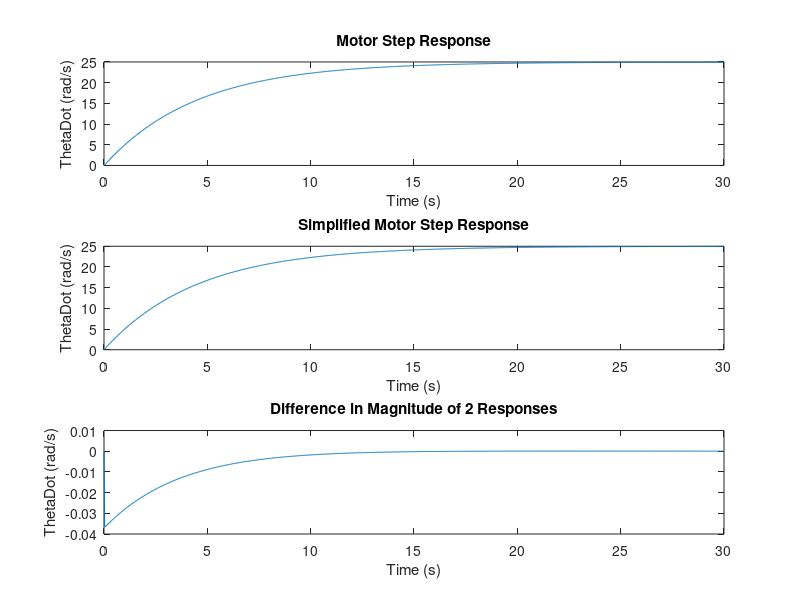

This figure's MATLAB source: (Note: this script raises an error after producing the figure.)
%% Part 1 - LTI System Representations and Conversions

% DECLARE VARIABLES FOR LAB
La = 0.02;
Ra = 3;
Ke = 0.01;
Kt = 0.01;
I = 6e-4;
b = 1e-4;

A = [0 1 0; 0 -b/I Kt/I; 0 -Ke/La -Ra/La];
B = [0; 0; 1/La];
C = [0 1 0];
D = 0;

A1 = [0 1; 0 -(b + (Ke*Kt)/Ra)/I];
B1 = [0; Kt/(Ra*I)];
C1 = [0 1];
D1 = 0;

motor = ss(A,B,C,D);
motor_simplified = ss(A1,B1,C1,D1);
G_motor = tf(motor)
G_motor_simplified = tf(motor_simplified)
zpk_motor = zpk(motor)

[z,p,k] = zpkdata(zpk_motor);
poles = cell2mat(p)

[num,den] = tfdata(G_motor);
num = cell2mat(num)
den = cell2mat(den)

[num1,den1] = tfdata(G_motor_simplified);
num1 = cell2mat(num1)
den1 = cell2mat(den1)

%{
grid on
bode(G_motor)
grid

The poles for G_motor are located at -0.2223 and -149.9444. They both lie on the 
negative s axis but they're quite far apart from each other. The magnitude of the
-0.2223 pole is larger than the -149.9444 pole.

If the input is the unit step function and poles are on the left side of the s-axis,
the motor will converge to a value rather than exponentially increase. 
Since both poles are real and magnitude of the -0.2 pole is larger,
the shape of the step response will be an exponential decay reflected on
the t-axis with a gradual approach to steady-state.
%}

%% Part 2 - Numerical Simulation of LTI Systems
close all

% SHOW THAT SIMPLIFIED MOTOR IS A GOOD APPROXIMATION OF ACTUAL MOTOR MODEL
T = linspace(0,30,1000);

subplot(3,1,1)
Y1 = step(motor,T);
plot(T,Y1)
title("Motor Step Response")
xlabel("Time (s)")
ylabel("ThetaDot (rad/s)")

subplot(3,1,2)
Y2 = step(motor_simplified,T);
plot(T,Y2)
title("Simplified Motor Step Response")
xlabel("Time (s)")
ylabel("ThetaDot (rad/s)")

subplot(3,1,3)
plot(T,Y1-Y2)
title("Difference in Magnitude of 2 Responses")
xlabel("Time (s)")
ylabel("ThetaDot (rad/s)")
%{
We can see from this plot, the simplfied motor approximates the actual
motor model very well. It's only off by 0.04 at largest.
%}

% ASYMPTOTIC VALUE OF MOTOR SPEED IN RESPONSE TO UNIT STEP
approxAsympMotorSpeed = Y1(end,:)
theoreticalAsympMotorSpeed = evalfr(G_motor,0)
%{
The approximate asymptotic value of the motor speed is 24.9682 rad/s in
response to a unit step input and the theoretical value is 25 rad/s.
The values are very close to each other.

Using the Final Value Theorem,
theoreticalAsympMotorSpeed = lim s->0 (sF(s))
                           = lim s->0 (s * 1/s * G_motor)
                           = evaluate G_motor at 0
%}

% PLOT ARMATURE CURRENT
figure
[y,t,x] = step(motor, T);
plot(T, x(:,3))
title("Armature Current")

% PLOT RESPONSE TO SIN(T)
figure
X0 = [0;-1;.5];
outputResponse = lsim(motor,sin(T),T,X0);
plot(T,outputResponse)
title("Motor Response to sin(t)")

approximateAmpOfOscillation = findpeaks(outputResponse)
approximateAmpOfOscillation = approximateAmpOfOscillation(end,:)
%{
The approximate amplitude of oscillation in steady-state of the motor speed
in response to input sin(t), is around 5.4326. We calculated this by
finding the peaks in the output response and getting the last peak to get
the stead-state amplitude of oscillation.
%}

% EVALUATE MOTOR TRANSFER FUNCTION AT s = i
valAti = evalfr(G_motor,i);
theoreticalAmpOfOscillation = abs(valAti)
%{
The magnitude is 5.4251 which is approximately equal to the value found
above (5.4326).
%}

%% Part 3 - Definition of LTI System Blocks in Simulink and Numerical Simulation

% Simulink model in lab1_1.slx

%{
The simplified transfer function model approximated the full transfer
function model very well as the lines are practically the same on the
graphs.
%}

%% Part 4 - Proportional Control of the Permanent Magnet DC Motor

% Simulink model in lab1_2.slx

%{
The steady-state tracking error when the gain was 0.1, is 0.2857. The steady-state 
tracking error when the gain was 1, is 0.03846. We measured within the tracking 
error scope in Simulink using the cursor measurement tool. The error
decreases as K increases. The rate of convergence of the tracking error
is also faster when K increases.

As the system goes to steady-state, the error approaches very close to 0,
showing that it is adequate to regulate the speed of a DC motor. To make
it even more accurate, the controller can also look at the history of
errors and make corrections based off this information (integral
controller) or the last error and correct off this (derivative controller).
%}
